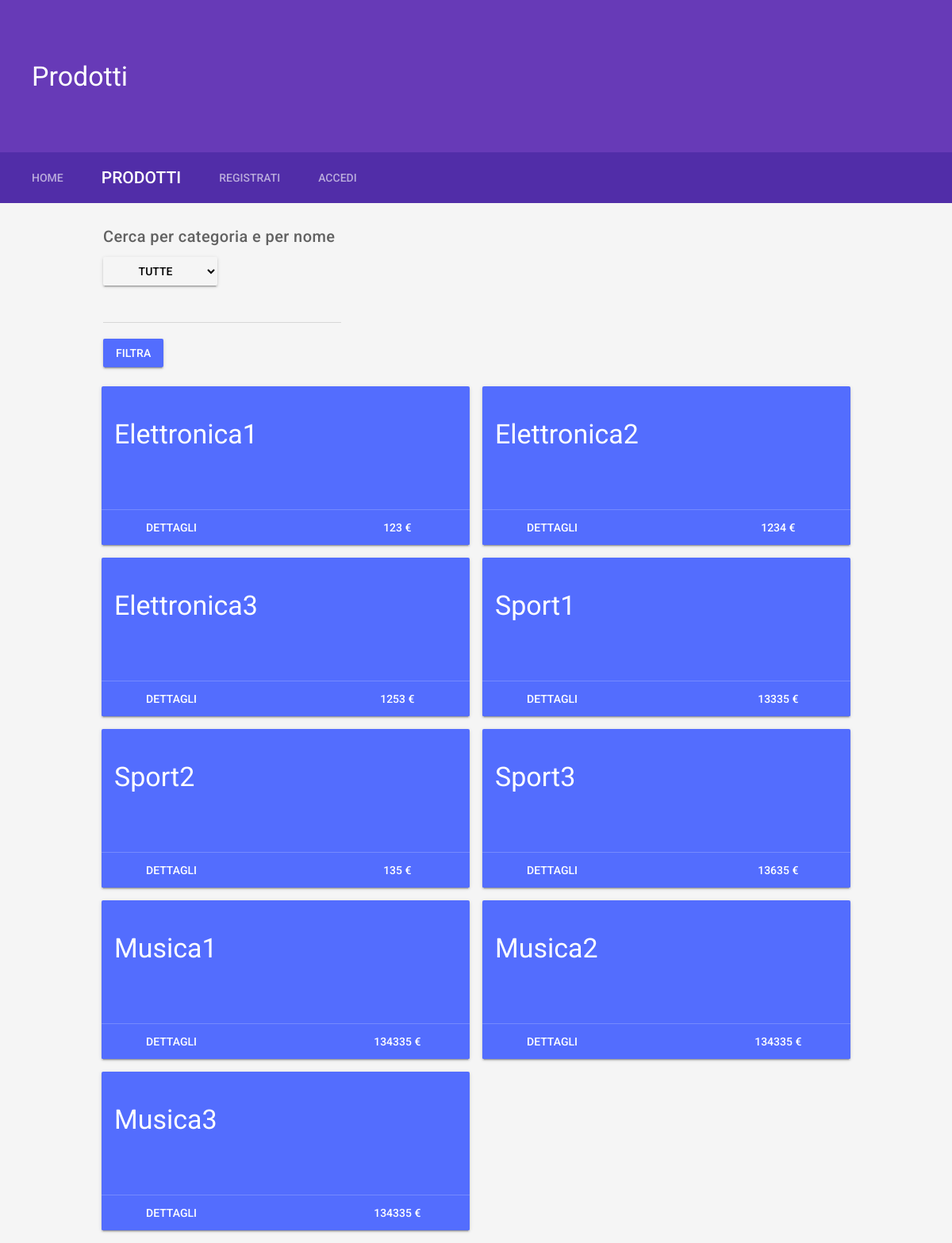
/products.php, run on the app's committed database.
### tables this page shows
CREATE TABLE tprodotti (
	ID_Prodotto             BIGINT      NOT NULL    AUTO_INCREMENT,
	Nome                    VARCHAR(50),
	Prezzo                  INT,
	Descrizione				VARCHAR(1000),
	FK_Categoria            BIGINT,
	PRIMARY KEY(ID_Prodotto),
	FOREIGN KEY(FK_Categoria) REFERENCES tcategorie(ID_Categoria)
		ON DELETE SET NULL
		ON UPDATE CASCADE
);

### partials/product_list.php (the view, shortened to what this page needs)
<?php
foreach ($prodotti as $value) {
	?>
	<div class="demo-card-event mdl-color--accent mdl-card mdl-shadow--2dp mdl-cell mdl-cell--6-col mdl-cell--10-col-tablet mdl-cell--10-col-phone ">
		<div class="mdl-card__title mdl-card--expand">
			<h3>
				<?php echo $value['Nome']; ?>
			</h3>
		</div>
		<div class="mdl-card__actions mdl-color--accent mdl-card--border">
			<a class="mdl-button mdl-button--colored" href="product.php?id=<?php echo $value['ID_Prodotto']; ?>">
				Dettagli
			</a>
			<a class="mdl-button mdl-button--colored" style="padding-right:5%">
				<?php echo $value['Prezzo']; ?>
				€
			</a>
		</div>
	</div>
<?php } ?>

### products.php (shortened to what this page needs)
<!DOCTYPE html>
<html lang="it">
<head>
	<?php include 'partials/header.php' ?>
	<?php include 'partials/db_connection.php' ?>
</head>
<body class="mdl-demo mdl-color--grey-100 mdl-color-text--grey-700 mdl-base">
	<?php
	include 'partials/nav.php';
	$queryProdotti = "SELECT p.ID_Prodotto, p.Nome, p.Prezzo FROM tprodotti AS p INNER JOIN tcategorie AS c ON p.FK_Categoria = c.ID_Categoria WHERE (1=1)";
	try{
		$select = mysqli_query($db_conn, $queryProdotti);
		$prodotti = array();
		while($prodotti[]=mysqli_fetch_array($select));
		array_pop($prodotti);
	} catch (Exception $e){
		$info_message = true;
		$_SESSION['message'] = $e->getMessage();
	}
	?>
	<?php
	include "partials/category_selection.php";
	echo '<div class="mdl-grid" style="margin:auto; width:80%;">';
	include "partials/product_list.php";
	echo '</div>';
	?>
</body>
</html>

### partials/header.php (shortened to what this page needs)
<link rel="stylesheet" href="css/material.min.css">
<link rel="stylesheet" href="css/mdl-style.css">

### partials/nav.php
<div class="mdl-layout mdl-js-layout mdl-layout--fixed-header">
	<header class="mdl-layout__header mdl-layout__header--scroll mdl-color--primary">
		<div class="mdl-layout--large-screen-only mdl-layout__header-row">
		</div>
		<div class="mdl-layout--large-screen-only mdl-layout__header-row">
			<h3><?php echo $_SESSION['paginaCorrente'] ?> </h3>
		</div>
		<div class="mdl-layout--large-screen-only mdl-layout__header-row">
		</div>
		<div class="mdl-layout__tab-bar mdl-js-ripple-effect mdl-color--primary-dark">
			<a href="index.php" <?php
			if ($_SESSION['paginaCorrente'] == "Home") {
				echo 'style="color:white; font-size: 1.5em;"';
			}
			?> class="mdl-layout__tab">Home</a>
			<a href="products.php" <?php
			if (($_SESSION['paginaCorrente'] == "Prodotti") or ($_SESSION['paginaCorrente'] == "Dettagli") or ($_SESSION['paginaCorrente'] == "Aggiungi Prodotto")) {
				echo 'style="color:white; font-size: 1.5em;"';
			}
			?> class="mdl-layout__tab">Prodotti</a>
			<?php
			if (isset($_SESSION['utenteCorrente'])){
				?>
				<a href="cart.php" <?php
				if ($_SESSION['paginaCorrente'] == "Carrello") {
					echo 'style="color:white; font-size: 1.5em;"';
				}
				?> class="mdl-layout__tab">Carrello</a>
				<a href="wishlist.php" <?php
				if ($_SESSION['paginaCorrente'] == "Lista dei Desideri") {
					echo 'style="color:white; font-size: 1.5em;"';
				}
				?> class="mdl-layout__tab">Lista dei Desideri</a>
				<a href="orders.php" <?php
				if ($_SESSION['paginaCorrente'] == "Ordini") {
					echo 'style="color:white; font-size: 1.5em;"';
				}
				?> class="mdl-layout__tab">Ordini</a>
				<a href="index.php?logout" class="mdl-layout__tab">Logout</a>
				<?php
			} else {
				?>
				<a href="registration.php" <?php
				if ($_SESSION['paginaCorrente'] == "Registrati") {
					echo 'style="color:white; font-size: 1.5em;"';
				}
				?> class="mdl-layout__tab">Registrati</a>
				<a href="login.php" <?php
				if ($_SESSION['paginaCorrente'] == "Accedi") {
					echo 'style="color:white; font-size: 1.5em;"';
				}
				?> class="mdl-layout__tab">Accedi</a>
				<?php
			}
			?>
		</div>
	</header>
</div>

### partials/category_selection.php (shortened to what this page needs)
<div class="mdl-grid" style="margin:auto; width:80%;">
	<form name="frmSelezioneCategoria" method="post" action="products.php" style="padding-left: 10px;" class="mdl-cell--5-col mdl-cell--10-col-tablet mdl-cell--12-col-phone">
		<h5>Cerca per categoria e per nome</h5>
		<div class="mdl-selectfield mdl-js-selectfield mdl-selectfield--floating-label">
			<select class="mdl-selectfield__select mdl-button mdl-button--raised mdl-button--accent" name="ricercaCategoria" style="background-color:inherit;color:black;">
				<option value="">Tutte</option>
			</select>
			<div id="lblNome" class="mdl-textfield mdl-js-textfield">
				<input class="mdl-textfield__input" type="text" value="<?php if (isset($_POST["ricercaNome"])){ echo $_POST['ricercaNome'];}?>" id="ricercaNome" name="ricercaNome" maxlength="50">
			</div>
			<button id="btnFiltra" name="btnFiltra" type="submit" class="mdl-button mdl-button--raised mdl-button--accent">
				Filtra
			</button>
		</div>
	</form>
</div>

### css/mdl-style.css (style rules this page uses)
html, body { font-family: 'Roboto', 'Helvetica', sans-serif; margin: 0; padding: 0; }
.mdl-demo .mdl-layout__header-row { padding-left: 40px; }
.mdl-demo .mdl-layout:not(.is-small-screen) .mdl-layout__tab-bar, .mdl-demo .mdl-layout:not(.is-small-screen) .mdl-layout__tab-bar-container { overflow: visible; }
.mdl-demo .mdl-layout__tab-bar { padding: 0; padding-left: 16px; box-sizing: border-box; height: 100%; width: 100%; }
.mdl-demo .mdl-layout__tab-bar .mdl-layout__tab { height: 64px; line-height: 64px; }
.mdl-demo .mdl-card { height: auto; display: -webkit-flex; display: -ms-flexbox; display: flex; -webkit-flex-direction: column; -ms-flex-direction: column; flex-direction: column; }
.mdl-demo .mdl-card > * { height: auto; }
.mdl-demo .mdl-card__actions { margin: 0; padding: 4px 40px; color: inherit; }
.mdl-demo .mdl-card__actions a { color: #00BCD4; margin: 0; }
.demo-card-event.mdl-card { background: #673ab7; }
.demo-card-event > .mdl-card__actions { border-color: rgba(255, 255, 255, 0.2); }
.demo-card-event > .mdl-card__title { align-items: flex-start; }
.demo-card-event > .mdl-card__actions { display: flex; box-sizing:border-box; align-items: center; }
.demo-card-event > .mdl-card__title, .demo-card-event > .mdl-card__actions, .demo-card-event > .mdl-card__actions > .mdl-button { color: #fff; }

### data on the page
tprodotti: Nome "Elettronica1", Prezzo "123"
tprodotti: Nome "Elettronica2", Prezzo "1234"
tprodotti: Nome "Elettronica3", Prezzo "1253"
tprodotti: Nome "Sport1", Prezzo "13335"
tprodotti: Nome "Sport2", Prezzo "135"
tprodotti: Nome "Sport3", Prezzo "13635"
tprodotti: Nome "Musica1", Prezzo "134335"
tprodotti: Nome "Musica2", Prezzo "134335"
tprodotti: Nome "Musica3", Prezzo "134335"

### other printed values
$_SESSION['paginaCorrente'] "Prodotti"
